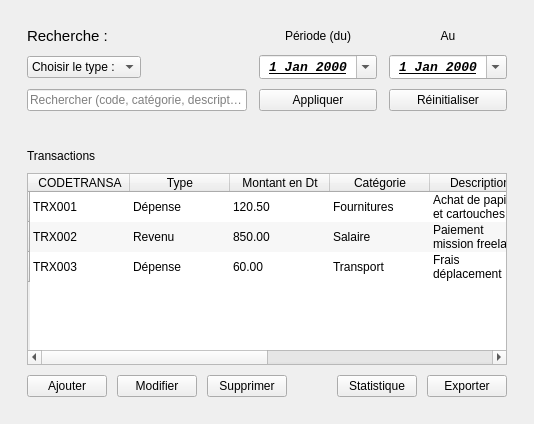
            <widget class="QWidget" name="finance">
             <layout class="QGridLayout" name="gridLayout">
              <item row="0" column="0">
               <widget class="QFrame" name="CardFilter">
                <property name="frameShape">
                 <enum>QFrame::Shape::NoFrame</enum>
                </property>
                <layout class="QGridLayout" name="filterGrid">
                 <property name="leftMargin">
                  <number>16</number>
                 </property>
                 <property name="topMargin">
                  <number>16</number>
                 </property>
                 <property name="rightMargin">
                  <number>16</number>
                 </property>
                 <property name="bottomMargin">
                  <number>16</number>
                 </property>
                 <property name="horizontalSpacing">
                  <number>12</number>
                 </property>
                 <property name="verticalSpacing">
                  <number>10</number>
                 </property>
                 <item row="0" column="3">
                  <widget class="QLabel" name="LblTo">
                   <property name="text">
                    <string>Au</string>
                   </property>
                   <property name="alignment">
                    <set>Qt::AlignmentFlag::AlignCenter</set>
                   </property>
                  </widget>
                 </item>
                 <item row="1" column="2">
                  <widget class="QDateEdit" name="DateFrom">
                   <property name="font">
                    <font>
                     <family>Consolas</family>
                     <pointsize>10</pointsize>
                     <italic>true</italic>
                     <bold>true</bold>
                     <underline>true</underline>
                    </font>
                   </property>
                   <property name="layoutDirection">
                    <enum>Qt::LayoutDirection::LeftToRight</enum>
                   </property>
                   <property name="alignment">
                    <set>Qt::AlignmentFlag::AlignCenter</set>
                   </property>
                   <property name="calendarPopup">
                    <bool>true</bool>
                   </property>
                  </widget>
                 </item>
                 <item row="1" column="0">
                  <widget class="QComboBox" name="CbType">
                   <item>
                    <property name="text">
                     <string>Choisir le type :</string>
                    </property>
                   </item>
                   <item>
                    <property name="text">
                     <string>Dépense</string>
                    </property>
                   </item>
                   <item>
                    <property name="text">
                     <string>Revenu</string>
                    </property>
                   </item>
                  </widget>
                 </item>
                 <item row="0" column="2">
                  <widget class="QLabel" name="LblFrom">
                   <property name="text">
                    <string>Période (du)</string>
                   </property>
                   <property name="alignment">
                    <set>Qt::AlignmentFlag::AlignCenter</set>
                   </property>
                  </widget>
                 </item>
                 <item row="2" column="0" colspan="2">
                  <widget class="QLineEdit" name="EdSearch">
                   <property name="placeholderText">
                    <string>Rechercher (code, catégorie, description...)</string>
                   </property>
                  </widget>
                 </item>
                 <item row="0" column="0">
                  <widget class="QLabel" name="LblType">
                   <property name="font">
                    <font>
                     <pointsize>11</pointsize>
                    </font>
                   </property>
                   <property name="text">
                    <string>Recherche :</string>
                   </property>
                  </widget>
                 </item>
                 <item row="1" column="3">
                  <widget class="QDateEdit" name="DateTo">
                   <property name="font">
                    <font>
                     <family>Consolas</family>
                     <pointsize>10</pointsize>
                     <italic>true</italic>
                     <bold>true</bold>
                     <underline>true</underline>
                    </font>
                   </property>
                   <property name="layoutDirection">
                    <enum>Qt::LayoutDirection::LeftToRight</enum>
                   </property>
                   <property name="alignment">
                    <set>Qt::AlignmentFlag::AlignCenter</set>
                   </property>
                   <property name="calendarPopup">
                    <bool>true</bool>
                   </property>
                  </widget>
                 </item>
                 <item row="2" column="3">
                  <widget class="QPushButton" name="BtnReset">
                   <property name="text">
                    <string>Réinitialiser</string>
                   </property>
                  </widget>
                 </item>
                 <item row="2" column="2">
                  <widget class="QPushButton" name="BtnApply">
                   <property name="text">
                    <string>Appliquer</string>
                   </property>
                  </widget>
                 </item>
                </layout>
               </widget>
              </item>
              <item row="1" column="0">
               <widget class="QFrame" name="CardTable">
                <property name="frameShape">
                 <enum>QFrame::Shape::NoFrame</enum>
                </property>
                <layout class="QVBoxLayout" name="tableCardLayout">
                 <property name="spacing">
                  <number>10</number>
                 </property>
                 <property name="leftMargin">
                  <number>16</number>
                 </property>
                 <property name="topMargin">
                  <number>16</number>
                 </property>
                 <property name="rightMargin">
                  <number>16</number>
                 </property>
                 <property name="bottomMargin">
                  <number>16</number>
                 </property>
                 <item>
                  <widget class="QLabel" name="TableTitle">
                   <property name="text">
                    <string>Transactions</string>
                   </property>
                  </widget>
                 </item>
                 <item>
                  <widget class="QTableWidget" name="TableFinance">
                   <property name="editTriggers">
                    <set>QAbstractItemView::EditTrigger::NoEditTriggers</set>
                   </property>
                   <property name="alternatingRowColors">
                    <bool>true</bool>
                   </property>
                   <property name="selectionBehavior">
                    <enum>QAbstractItemView::SelectionBehavior::SelectRows</enum>
                   </property>
                   <property name="showGrid">
                    <bool>false</bool>
                   </property>
                   <property name="sortingEnabled">
                    <bool>true</bool>
                   </property>
                   <property name="cornerButtonEnabled">
                    <bool>false</bool>
                   </property>
                   <property name="rowCount">
                    <number>3</number>
                   </property>
                   <property name="columnCount">
                    <number>8</number>
                   </property>
                   <row>
                    <property name="text">
                     <string/>
                    </property>
                   </row>
                   <row>
                    <property name="text">
                     <string/>
                    </property>
                   </row>
                   <row>
                    <property name="text">
                     <string/>
                    </property>
                   </row>
                   <column>
                    <property name="text">
                     <string>CODETRANSA</string>
                    </property>
                   </column>
                   <column>
                    <property name="text">
                     <string>Type</string>
                    </property>
                   </column>
                   <column>
                    <property name="text">
                     <string>Montant en Dt</string>
                    </property>
                   </column>
                   <column>
                    <property name="text">
                     <string>Catégorie</string>
                    </property>
                   </column>
                   <column>
                    <property name="text">
                     <string>Description</string>
                    </property>
                   </column>
                   <column>
                    <property name="text">
                     <string>Date transaction</string>
                    </property>
                   </column>
                   <column>
                    <property name="text">
                     <string>Mode paiement</string>
                    </property>
                   </column>
                   <column>
                    <property name="text">
                     <string>Date création</string>
                    </property>
                   </column>
                   <item row="0" column="0">
                    <property name="text">
                     <string>TRX001</string>
                    </property>
                   </item>
                   <item row="0" column="1">
                    <property name="text">
                     <string>Dépense</string>
                    </property>
                   </item>
                   <item row="0" column="2">
                    <property name="text">
                     <string>120.50</string>
                    </property>
                   </item>
                   <item row="0" column="3">
                    <property name="text">
                     <string>Fournitures</string>
                    </property>
                   </item>
                   <item row="0" column="4">
                    <property name="text">
                     <string>Achat de papier et cartouches d’encre</string>
                    </property>
                   </item>
                   <item row="0" column="5">
                    <property name="text">
                     <string>2026-02-15</string>
                    </property>
                   </item>
                   <item row="0" column="6">
                    <property name="text">
                     <string>carte bancaire</string>
                    </property>
                   </item>
                   <item row="0" column="7">
                    <property name="text">
                     <string>2026-02-15</string>
                    </property>
                   </item>
                   <item row="1" column="0">
                    <property name="text">
                     <string>TRX002</string>
                    </property>
                   </item>
                   <item row="1" column="1">
                    <property name="text">
                     <string>Revenu</string>
                    </property>
                   </item>
                   <item row="1" column="2">
                    <property name="text">
                     <string>850.00</string>
                    </property>
                   </item>
                   <item row="1" column="3">
                    <property name="text">
                     <string>Salaire</string>
                    </property>
                   </item>
                   <item row="1" column="4">
                    <property name="text">
                     <string>Paiement mission freelance</string>
                    </property>
                   </item>
                   <item row="1" column="5">
                    <property name="text">
                     <string>2026-02-10</string>
                    </property>
                   </item>
                   <item row="1" column="6">
                    <property name="text">
                     <string>virement</string>
                    </property>
                   </item>
                   <item row="1" column="7">
                    <property name="text">
                     <string>2026-02-10</string>
                    </property>
                   </item>
                   <item row="2" column="0">
                    <property name="text">
                     <string>TRX003</string>
                    </property>
                   </item>
                   <item row="2" column="1">
                    <property name="text">
                     <string>Dépense</string>
                    </property>
                   </item>
                   <item row="2" column="2">
                    <property name="text">
                     <string>60.00</string>
                    </property>
                   </item>
                   <item row="2" column="3">
                    <property name="text">
                     <string>Transport</string>
                    </property>
                   </item>
                   <item row="2" column="4">
                    <property name="text">
                     <string>Frais déplacement client</string>
                    </property>
                   </item>
                   <item row="2" column="5">
                    <property name="text">
                     <string>2026-02-18</string>
                    </property>
                   </item>
                   <item row="2" column="6">
                    <property name="text">
                     <string>especes</string>
                    </property>
                   </item>
                   <item row="2" column="7">
                    <property name="text">
                     <string>2026-02-18</string>
                    </property>
                   </item>
                  </widget>
                 </item>
                 <item>
                  <layout class="QHBoxLayout" name="tableActions">
                   <property name="spacing">
                    <number>10</number>
                   </property>
                   <item>
                    <widget class="QPushButton" name="BtnAdd">
                     <property name="text">
                      <string>Ajouter</string>
                     </property>
                    </widget>
                   </item>
                   <item>
                    <widget class="QPushButton" name="BtnEdit">
                     <property name="text">
                      <string>Modifier</string>
                     </property>
                    </widget>
                   </item>
                   <item>
                    <widget class="QPushButton" name="BtnDelete">
                     <property name="text">
                      <string>Supprimer</string>
                     </property>
                    </widget>
                   </item>
                   <item>
                    <spacer name="tableActionsSpacer">
                     <property name="orientation">
                      <enum>Qt::Orientation::Horizontal</enum>
                     </property>
                     <property name="sizeHint" stdset="0">
                      <size>
                       <width>40</width>
                       <height>20</height>
                      </size>
                     </property>
                    </spacer>
                   </item>
                   <item>
                    <widget class="QPushButton" name="BtnAdd_4">
                     <property name="text">
                      <string>Statistique</string>
                     </property>
                    </widget>
                   </item>
                   <item>
                    <widget class="QPushButton" name="BtnExport">
                     <property name="text">
                      <string>Exporter</string>
                     </property>
                    </widget>
                   </item>
                  </layout>
                 </item>
                </layout>
               </widget>
              </item>
             </layout>
            </widget>
